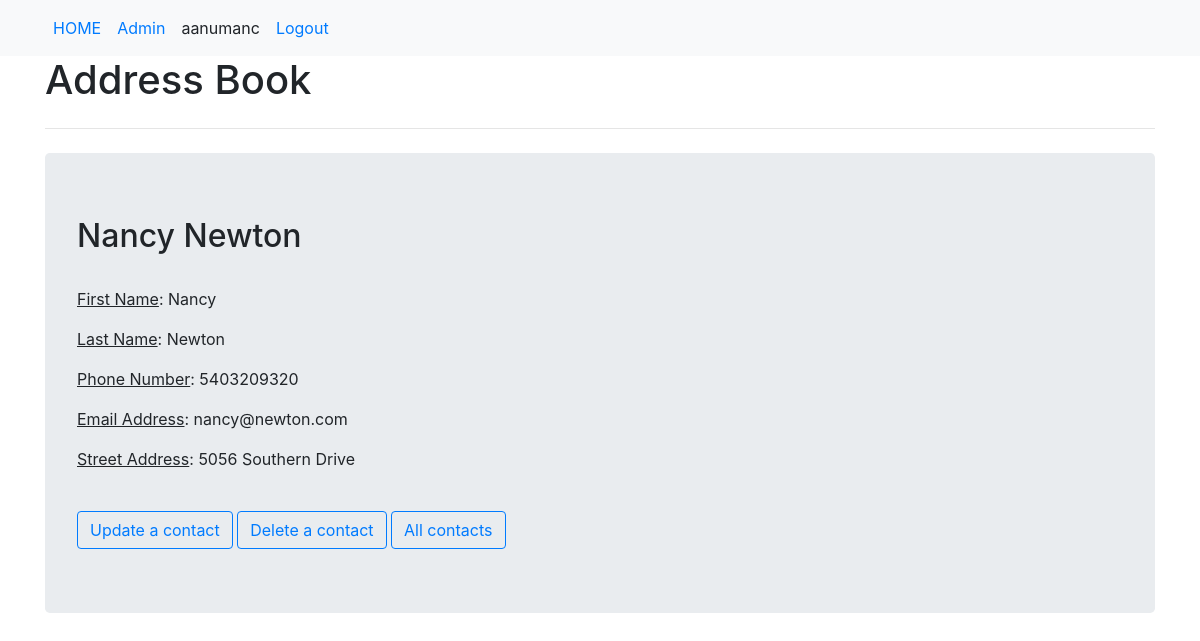
The app's page /contacts/contact/2/ (signed in) with its own data.
### basic_app/models.py (models this page shows, shortened)
class UserContacts(models.Model):
    owner = models.ForeignKey(settings.AUTH_USER_MODEL,on_delete=models.CASCADE,verbose_name='User')
    first_name = models.CharField(max_length = 150)
    last_name = models.CharField(max_length = 150)
    phone_number = models.CharField(max_length = 150)
    email_address = models.CharField(max_length = 150)
    street_address = models.CharField(max_length = 350)
    class Meta:
        verbose_name='Contact'
        verbose_name_plural='Contacts'
        ordering=['owner','last_name','first_name']

### basic_app/views.py (the view)
# urls.py: url(r'^contact/(?P<contact_id>\d+)/$',views.contact,name='view_contact'),
@login_required
def contact(request,contact_id):
    contact = get_object_or_404(UserContacts, id=contact_id, owner=request.user)
    return render(request,'basic_app/contact.html',{'contact':contact})

### templates/basic_app/contact.html
{%extends 'basic_app/base.html' %} {% block body_block %}
<div class="jumbotron">
    <h2>{{contact.first_name}} {{contact.last_name}}</h2>
    <br />
    <p><u>First Name</u>: {{contact.first_name}}</p>
    <p><u>Last Name</u>: {{contact.last_name}}</p>
    <p><u>Phone Number</u>: {{contact.phone_number}}</p>
    <p><u>Email Address</u>: {{contact.email_address}}</p>
    <p><u>Street Address</u>: {{contact.street_address}}</p>
    <br />
    <a class="btn btn-outline-primary" href="{% url 'basic_app:update_contact' contact_id=contact.id %}">Update a contact</a>
    <a class="btn btn-outline-primary" href="{% url 'basic_app:delete_contact' contact_id=contact.id %}">Delete a contact</a>
    <a class="btn btn-outline-primary" href="{% url 'basic_app:view_contacts' %}">All contacts</a>
</div>
{% endblock %}

### templates/basic_app/base.html (shortened to what this page needs)
<!DOCTYPE html>
<html lang="en">
    <head>
        <link
            rel="stylesheet"
            href="https://stackpath.bootstrapcdn.com/bootstrap/4.3.1/css/bootstrap.min.css"
        />
    </head>
    <body>
        <nav class="navbar navbar-expand-sm bg-light">
            <div class="container">
                <ul class="navbar-nav">
                    <li class="nav-item">
                        <a class="nav-link" href="{%url 'index' %}">HOME</a>
                    </li>
                    <li class="nav-item">
                        <a class="nav-link" href="{% url 'admin:index' %}">Admin</a>
                    </li>
                    {% if user.is_authenticated %}
                    <li><a class="nav-link">{{ user.get_username }}</a></li>
                    <li><a class="nav-link" href="{% url 'logout' %}"> Logout </a></li>
                    {% else %}
                    <li class="nav-item">
                        <a class="nav-link" href="{% url 'basic_app:register' %}">Register</a>
                    </li>
                    <li><a class="nav-link" href="{% url 'basic_app:user_login' %}">Login</a></li>
                    {% endif %}
                </ul>
            </div>
        </nav>
        <div class="container">
            <h1>Address Book</h1>
            <hr class="my-4" />
            {% block body_block %} {% endblock %}
        </div>
    </body>
</html>

### records on screen
UserContacts: first_name "Nancy", last_name "Newton", phone_number "5403209320", email_address "nancy@newton.com", street_address "5056 Southern Drive"

### other values on screen
{{ user.get_username }} "aanumanc"
